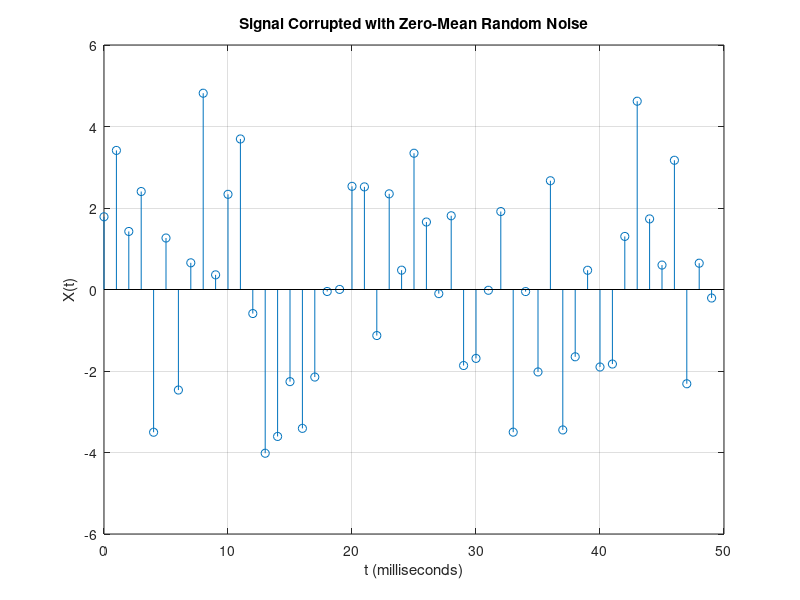
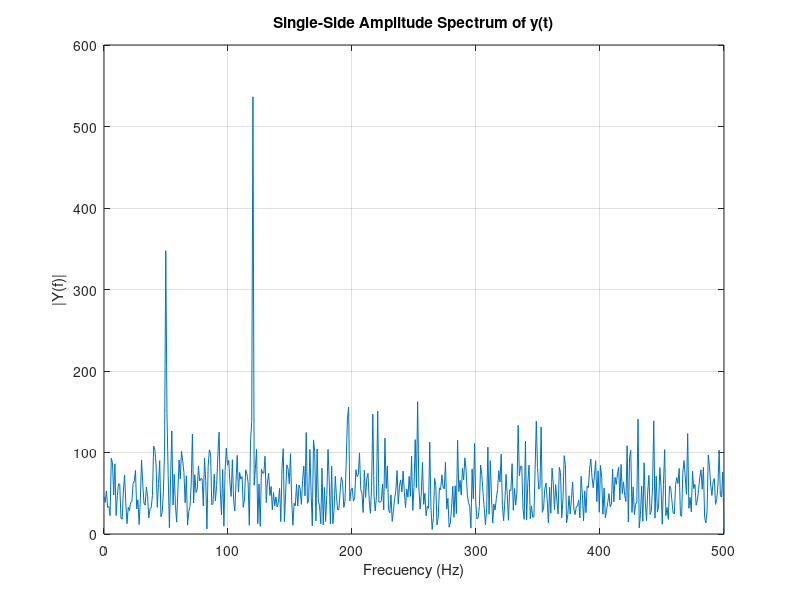

The MATLAB source for these figures, in order:
function [  ] = mifft(  )
%UNTITLED Summary of this function goes here
%   Detailed explanation goes here
Fs = 1000;            % Sampling frequency                    
T = 1/Fs;             % Sampling period       
L = 1000;             % Length of signal
t = (0:L-1)*T;        % Time vector

x = 0.7*sin(2*pi*50*t) + sin(2*pi*120*t);

y = x + 2*randn(size(t));

figure
stem(Fs*t(1:50),y(1:50))
title('Signal Corrupted with Zero-Mean Random Noise')
xlabel('t (milliseconds)')
ylabel('X(t)')
grid

NFFT = 2^nextpow2(L);
Y=fft(y,NFFT);
f=Fs/2*linspace(0,1,NFFT/2+1);

figure
plot(f,abs(Y(1:NFFT/2+1)))
title('Single-Side Amplitude Spectrum of y(t)')
xlabel('Frecuency (Hz)')
ylabel('|Y(f)|')
grid
end

